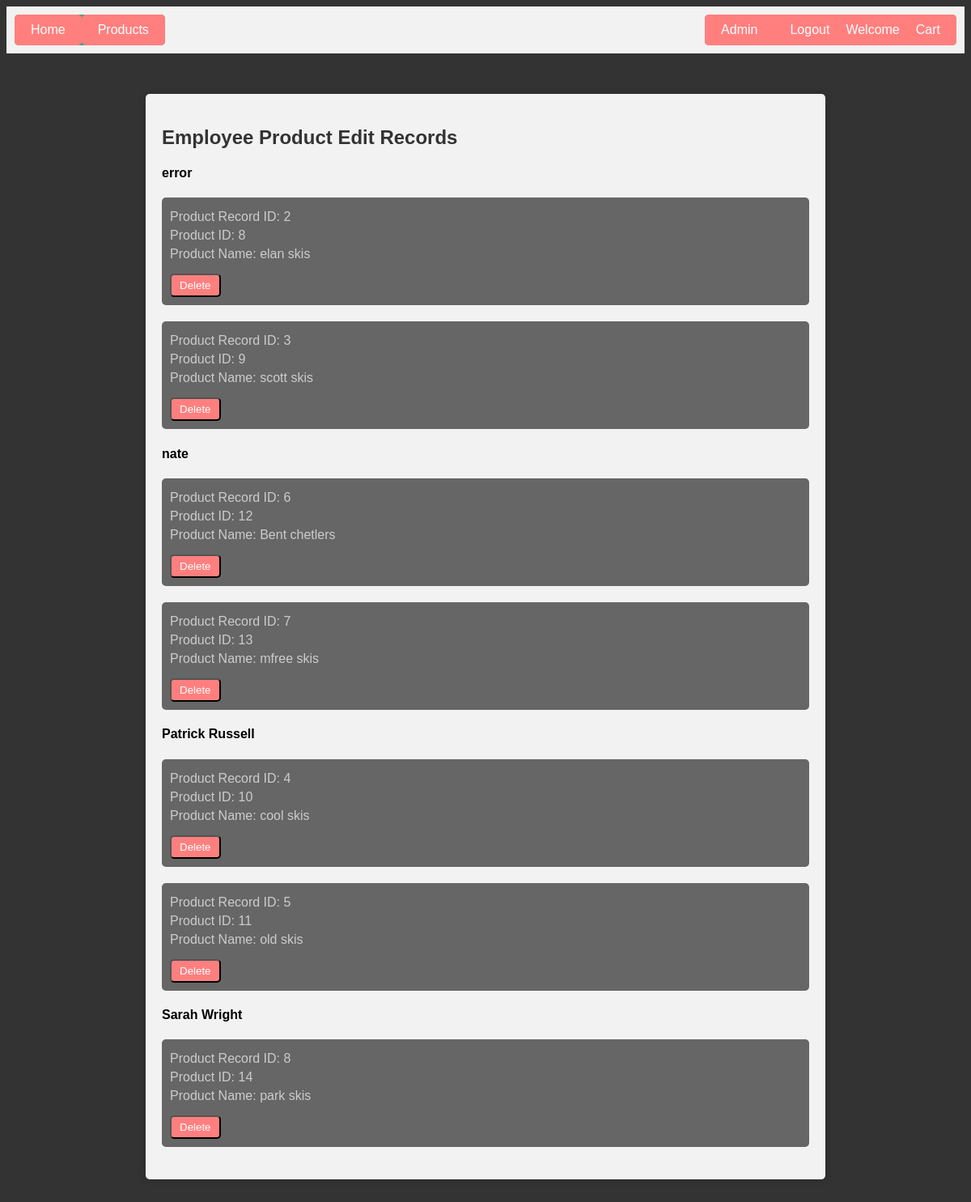
The app's page /employee_product_edit_records.php (signed in) with its own data.
### tables this page shows
CREATE TABLE `product_records` (
  `product_record_id` int(11) NOT NULL,
  `product_id` int(11) DEFAULT NULL,
  `product_name` varchar(255) DEFAULT NULL,
  `employee_id` int(11) DEFAULT NULL,
  `employee_name` varchar(255) DEFAULT NULL
);

CREATE TABLE `employee_info` (
  `id` int(11) NOT NULL,
  `name` varchar(255) NOT NULL,
  `email` varchar(255) NOT NULL,
  `password` varchar(255) NOT NULL
);

CREATE TABLE `products` (
  `id` int(11) UNSIGNED NOT NULL,
  `name` varchar(255) NOT NULL,
  `description` text NOT NULL,
  `price` decimal(10,2) NOT NULL,
  `image` varchar(255) NOT NULL,
  `employee_id` int(11) DEFAULT NULL
);

### employee_product_edit_records.php (the view, shortened to what this page needs)
?><!DOCTYPE html>
<html>
<head>
    <link rel="stylesheet" type="text/css" href="styles.css">
</head>
<body>
    <header class="sticky-header">
        <div class="left-buttons">
            <a href="index.php" class="button">Home</a>
            <a href="product_catalog.php" class="button">Products</a>
        </div>
        <div class="right-buttons">
            <?php
            if (isset($_SESSION["employee_id"])) {
                echo '<form action="employee_login_success.php" method="POST">';
                echo '<button type="Admin" name="Admin" class="button">Admin</button>';
                echo '<form action="logout.php" method="POST">';
                echo '<button type="submit" name="logout" class="button">Logout</button>';
                echo '</form>';
                echo '<span>Welcome ' . $_SESSION["employee_name"] . '</span>';
            } else {
                echo '<a href="customer_login.php" class="button">Login</a>';
                echo '<a href="customer_registration.php" class="button">Register</a>';
            }
            ?>
            <a href="cart.php" class="button">Cart</a>
        </div>
    </header>
    <div class="container">
        <h2>Employee Product Edit Records</h2>
        <?php
        $servername = "localhost";
        $username = "root";
        $password = "root";
        $database = "project";
        $conn = new mysqli($servername, $username, $password, $database);
        $sql = "SELECT pr.product_record_id, pr.product_id, p.name AS product_name, pr.employee_id, e.name AS employee_name
                FROM product_records pr
                JOIN products p ON pr.product_id = p.id
                JOIN employee_info e ON pr.employee_id = e.id
                ORDER BY pr.employee_id";
        $result = $conn->query($sql);
        if ($result && $result->num_rows > 0) {
            $currentEmployeeId = null;
            while ($row = $result->fetch_assoc()) {
                $productRecordId = $row["product_record_id"];
                $productId = $row["product_id"];
                $productName = $row["product_name"];
                $employeeId = $row["employee_id"];
                $employeeName = $row["employee_name"];
                if ($currentEmployeeId !== $employeeId) {
                    if ($currentEmployeeId !== null) {
                        echo '</div>';
                    }
                    echo '<div class="employee">';
                    echo '<h4><span style="color: black;">' . $employeeName . '</span></h4>';
                }
                echo '<div class="product-record">';
                echo '<p>Product Record ID: ' . $productRecordId . '</p>';
                echo '<p>Product ID: ' . $productId . '</p>';
                echo '<p>Product Name: ' . $productName . '</p>';
                echo '<form action="' . $_SERVER["PHP_SELF"] . '" method="POST">';
                echo '<button type="submit" class="delete-button">Delete</button>';
                echo '</form>';
                echo '</div>';
                $currentEmployeeId = $employeeId;
            }
            echo '</div>';
        } else {
            echo '<p>No product edit records found.</p>';
        }
        ?>
    </div>
</body>
</html>

### styles.css (style rules this page uses)
body { background-color: #333333; }
.container { margin: 0 auto; max-width: 800px; }
.left-buttons { float: left; border-radius: 5px; background-color: #44a17e; margin-right: 10px; }
.left-buttons a { display: inline-block; padding: 10px 20px; color: #fff; text-decoration: none; }
.right-buttons { float: right; border-radius: 5px; background-color: #ff7f7f; margin-left: 10px; }
.right-buttons a { display: inline-block; padding: 10px 20px; color: #fff; text-decoration: none; }
header { background-color: #f2f2f2; padding: 10px; overflow: auto; }
.left-buttons, .right-buttons { display: flex; align-items: center; }
.button { display: inline-block; padding: 10px 20px; font-size: 16px; border: none; background-color: #ff7f7f; color: #fff; text-decoration: none; border-radius: 5px; cursor: pointer; font-family: arial, sans-serif; }

### employee_product_edit_records.php (style rules this page uses)
body { background-color: #333333; color: #ffffff; font-family: Arial, sans-serif; }
.container { max-width: 800px; margin: 50px auto; padding: 20px; background-color: #f2f2f2; border-radius: 5px; box-shadow: 0 0 10px rgba(0, 0, 0, 0.2); }
h2 { margin-bottom: 20px; color: #333333; }
.product-record { margin-bottom: 20px; padding: 10px; background-color: #666666; border-radius: 5px; }
.product-record p { margin: 5px 0; color: #cccccc; }
.delete-button { display: inline-block; padding: 5px 10px; border-radius: 5px; background-color: #ff7f7f; color: #ffffff; text-decoration: none; margin-top: 10px; }

### records on screen
product_records: employee_info.name "error", product_record_id "2", product "8", product.name "elan skis"
product_records: product_record_id "3", product "9", product.name "scott skis"
product_records: employee_info.name "nate", product_record_id "6", product "12", product.name "Bent chetlers"
product_records: product_record_id "7", product "13", product.name "mfree skis"
product_records: employee_info.name "Patrick Russell", product_record_id "4", product "10", product.name "cool skis"
product_records: product_record_id "5", product "11", product.name "old skis"
product_records: employee_info.name "Sarah Wright", product_record_id "8", product "14", product.name "park skis"
